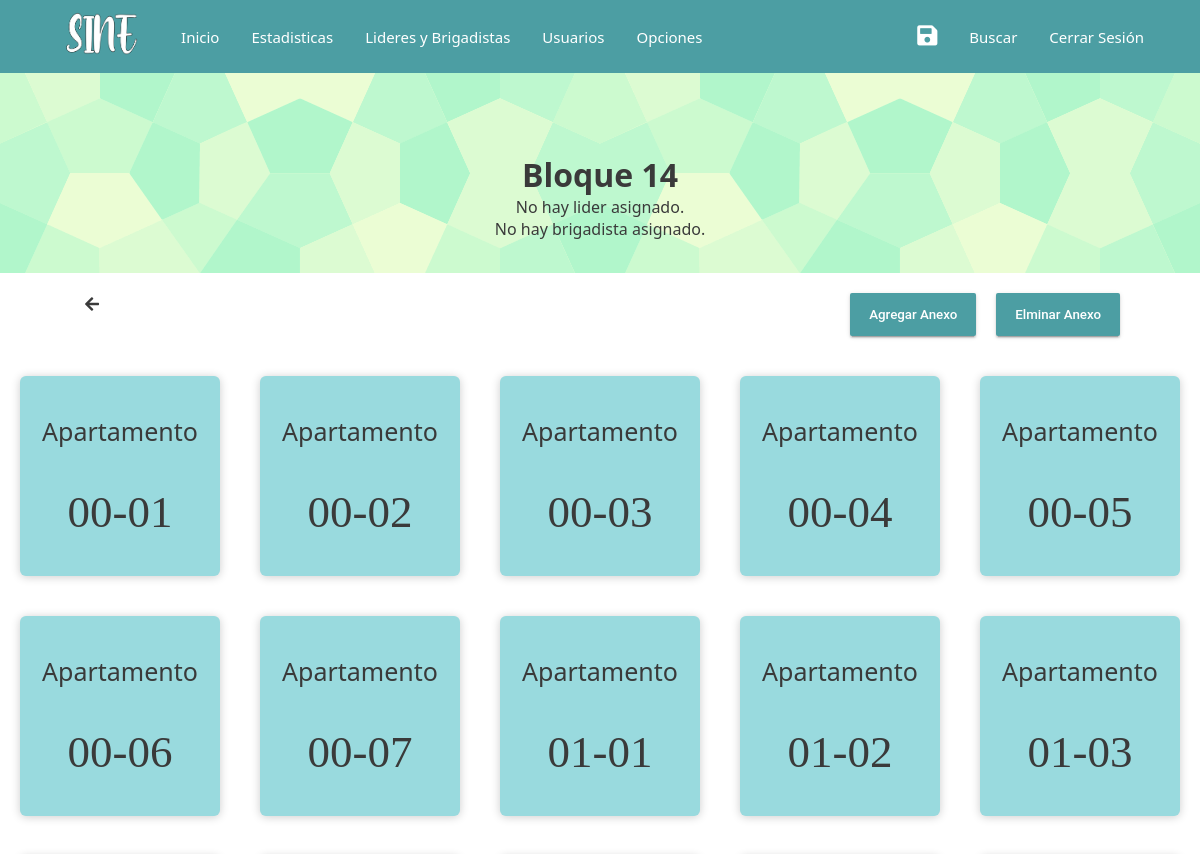
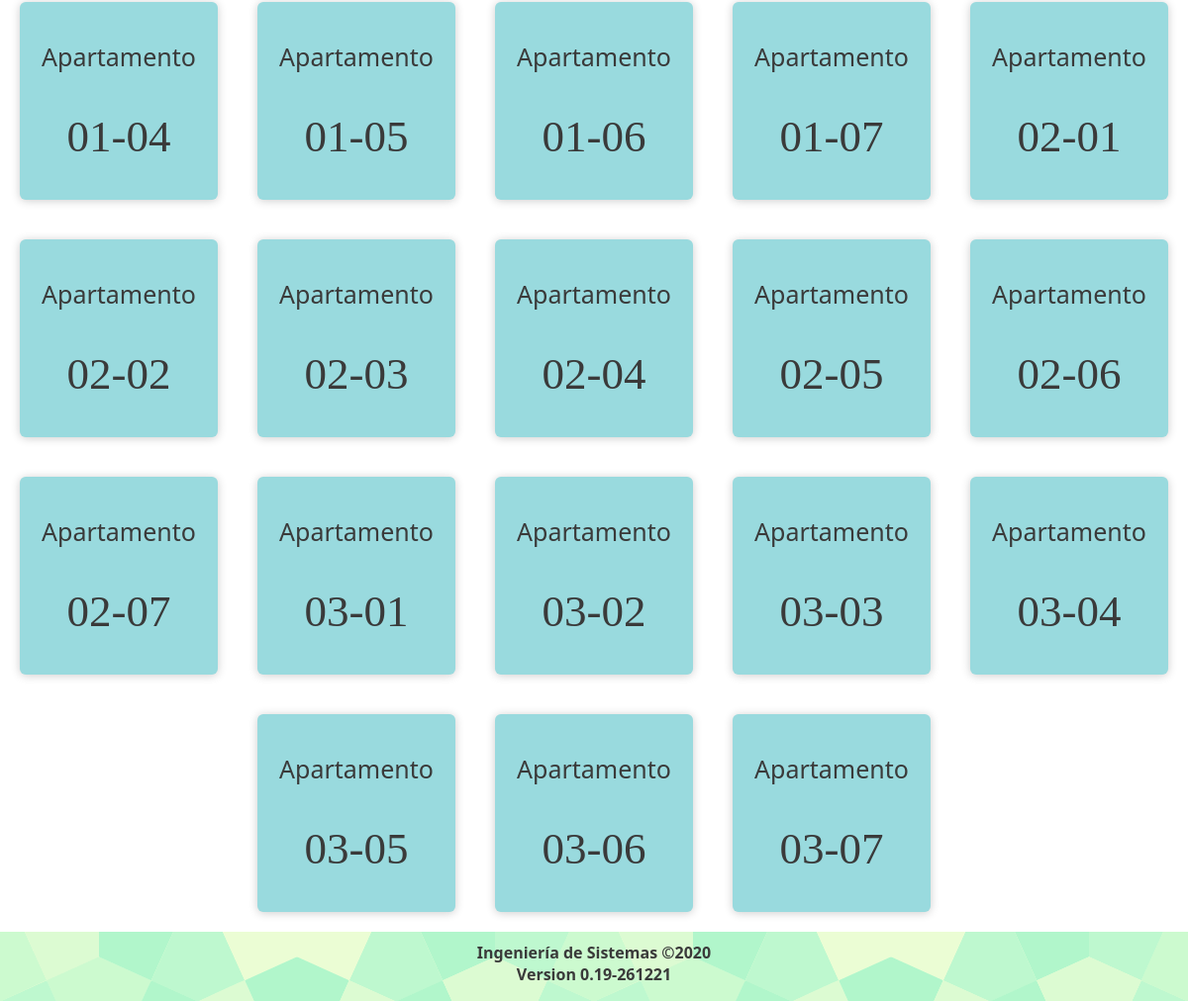
Page /apartments.php?id=1 (signed in) on the committed database (2 pictures, top to bottom).
### tables this page shows
CREATE TABLE `APARTAMENTO`(
	`ID`INT NOT NULL AUTO_INCREMENT,
	`NUMERO_APARTAMENTO` VARCHAR(5),
	`CODIGO` VARCHAR(255),
	`SERIAL` INT,
	`ANEXO` ENUM('S','N'),
	`ID_BLOQUE` INT(1),
	PRIMARY KEY (`ID`)
);

CREATE TABLE `BLOQUE`(
	`ID`INT(1) NOT NULL AUTO_INCREMENT,
	`NUMERO_BLOQUE` INT(2) UNSIGNED ZEROFILL,
	`CODIGO` VARCHAR(255),
	`SERIAL` INT,
	PRIMARY KEY (`ID`)
);

### includes/functions.php (called while the page is built, shortened)
<?php
	function conexion(){
		$servername = "localhost";
		$username = "root";
		$password = "";
		$dbname = "nedb";
		$conection = new mysqli($servername, $username, $password, $dbname);
		$conection->set_charset("utf8");
		return $conection;
	}
	function apartamento($id){
		$apartamento = NULL;
		$conn = conexion();
		$sql = "SELECT APARTAMENTO.*, BLOQUE.NUMERO_BLOQUE AS NRO_BLOQUE FROM APARTAMENTO JOIN BLOQUE ON APARTAMENTO.ID_BLOQUE = BLOQUE.ID WHERE APARTAMENTO.ID = $id";
		$result = $conn->query($sql);
		if ($result->num_rows > 0) {
			$row = $result->fetch_assoc();
			$apartamento['ID'] = $row['ID'];
			$apartamento['NRO_APARTAMENTO'] = $row['NUMERO_APARTAMENTO'];
			$apartamento['ANEXO'] = $row['ANEXO'];
			$apartamento['ID_BLOQUE'] = $row['ID_BLOQUE'];
			$apartamento['NRO_BLOQUE'] = $row['NRO_BLOQUE'];
		}
		return $apartamento;
	}
	function apartamentosPorBloque($id_bloque) {
		$apartamentos = NULL;
		$conn = conexion();
		$sql = "SELECT ID FROM APARTAMENTO WHERE ID_BLOQUE = $id_bloque";
		$result = $conn->query($sql);
		if ($result->num_rows > 0) {
			$a = 0;
			while ($row = $result->fetch_assoc()) {
				$apartamentos[$a] = apartamento($row['ID']);
				$a++;
			}
		} else {
			return false;
		}
		return $apartamentos;
	}
?>

### apartments.php (the view, shortened to what this page needs)
<?php
	include_once 'includes/functions.php';
	$id = $_GET['id'];
	$tablaApartamento = apartamentosPorBloque($id);
	$nrobloque = $tablaApartamento[0]['NRO_BLOQUE'];
	$lider = lider($id);
	$brigadista = brigadista($id);
	$btns = count($tablaApartamento);
?>
<!DOCTYPE html>
<html>
	<head>
		<link rel="stylesheet" type="text/css" href="css/styleshome.css">
	</head>
	<body>
		<?php include("includes/navbar.php");?>
		<div class="welcome">
			<h1>Bloque <?php echo "$nrobloque"?></h1>
			<?php if (isset($lider)): ?>
				<p><span class="negrita">Lider:</span> <?php echo $lider['NOMBRES']." ".$lider['APELLIDOS']." ".$lider['DNI']." ".$lider['TELEFONO']  ?></p>
				<p><?php else: echo "No hay lider asignado."?></p>
			<?php endif ?>
			<?php if (isset($brigadista)): ?>
				<p><span class="negrita">Brigadista:</span> <?php echo $brigadista['NOMBRES']." ".$brigadista['APELLIDOS']." ".$brigadista['DNI']." ".$brigadista['TELEFONO']  ?></p>
				<p><?php else: echo "No hay brigadista asignado."?></p>
			<?php endif ?>
		</div>
		<div class="container">
			<div class="center Btn-menu">
				<a class="left" href="home.php" title="Volver"><i class="fas fa-arrow-left"></i></a>
				<a href="#" id="addA"><button>Agregar Anexo</button></a>
				<a href="#" id="delA"><button>Elminar Anexo</button></a>
			</div>
			<div class="card-container">
				<?php for ($i = 0; $i < $btns; $i++): ?>
					<?php if ($tablaApartamento[$i]['ANEXO'] == 'N' || $tablaApartamento[$i]['ANEXO'] == 'n'): ?>
						<a href="families.php?id=<?php echo $tablaApartamento[$i]['ID'] ?>">
							<div class="card card-aparment">
								<p>Apartamento</p>
								<p class="numero"><?php echo $tablaApartamento[$i]['NRO_APARTAMENTO'] ?></p>
							</div>
						</a>
					<?php endif ?>
				<?php endfor ?>
			</div>
		</div>
		<?php include("includes/footer.php") ?>
</html>

### css/styleshome.css (style rules this page uses)
.welcome { background: url(../img/congruent_pentagon.png); padding-top: 80px; height: 200px; text-align: center; }
.container { margin-top: 20px; cursor: default; flex-grow: 1; }
.container a { text-decoration: none; color: inherit; }
.center { margin-left: 85px; margin-right: 60px; }
.Btn-menu { display: flex; }
.container div a.left { margin-right: auto; }
.center button { padding: 14px 19px; border-radius: 2px; background-color: #4c9ea3; box-shadow: 0 3px 1px -2px rgba(0, 0, 0, 0.2), 0 2px 2px 0 rgba(0, 0, 0, 0.14), 0 1px 5px 0 rgba(0, 0, 0, 0.12); color: #fff; transition: background-color 15ms linear, box-shadow 280ms cubic-bezier(0.4, 0, 0.2, 1); font-family: Roboto, sans-serif; font-weight: 500; text-decoration: none; border-style: none; margin-right: 20px; margin-bottom: 20px; }
.card-container { display: inline-flex; width: 100%; align-content: center; margin: 0 auto; justify-content: center; flex-wrap: wrap; }
.card-container a { text-decoration: none; color: inherit; }
.card { display: flex; flex-direction: column; text-align: center; justify-content: space-evenly; background-color: #99DADE; width: 250px; height: 200px; border-radius: 6px; margin: 20px; box-shadow: 0px 1px 10px rgba(0,0,0,0.2); overflow: hidden; cursor: default; align-items: center; transition: all 400ms ease; }
.card-aparment { width: 200px !important; }
.card p:first-child { font-size: 25px; }
.numero { font-size: 45px; font-family: "Comic Sans MS"; }

### includes/navbar.php (style rules this page uses)
* { margin: 0; padding: 0; box-sizing: border-box; }
body { font-family: 'Segoe UI', Tahoma, Geneva, Verdana, sans-serif; color: #3a3a3a; display: flex; flex-direction: column; min-height: 100vh; }

### rows in the picture
apartamento: ID_BLOQUE.NUMERO_BLOQUE "14", NUMERO_APARTAMENTO "00-01"
apartamento: NUMERO_APARTAMENTO "00-02"
apartamento: NUMERO_APARTAMENTO "00-03"
apartamento: NUMERO_APARTAMENTO "00-04"
apartamento: NUMERO_APARTAMENTO "00-05"
apartamento: NUMERO_APARTAMENTO "00-06"
apartamento: NUMERO_APARTAMENTO "00-07"
apartamento: NUMERO_APARTAMENTO "01-01"
apartamento: NUMERO_APARTAMENTO "01-02"
apartamento: NUMERO_APARTAMENTO "01-03"
apartamento: NUMERO_APARTAMENTO "01-04"
apartamento: NUMERO_APARTAMENTO "01-05"
apartamento: NUMERO_APARTAMENTO "01-06"
apartamento: NUMERO_APARTAMENTO "01-07"
apartamento: NUMERO_APARTAMENTO "02-01"
apartamento: NUMERO_APARTAMENTO "02-02"
apartamento: NUMERO_APARTAMENTO "02-03"
apartamento: NUMERO_APARTAMENTO "02-04"
apartamento: NUMERO_APARTAMENTO "02-05"
apartamento: NUMERO_APARTAMENTO "02-06"
apartamento: NUMERO_APARTAMENTO "02-07"
apartamento: NUMERO_APARTAMENTO "03-01"
apartamento: NUMERO_APARTAMENTO "03-02"
apartamento: NUMERO_APARTAMENTO "03-03"
apartamento: NUMERO_APARTAMENTO "03-04"
apartamento: NUMERO_APARTAMENTO "03-05"
apartamento: NUMERO_APARTAMENTO "03-06"
apartamento: NUMERO_APARTAMENTO "03-07"

### other values in the picture
$version "Version 0.19-261221"
